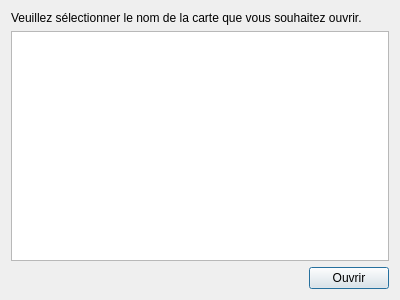
<?xml version="1.0" encoding="UTF-8"?>
<ui version="4.0">
 <class>OpenMapWidget</class>
 <widget class="QDialog" name="OpenMapWidget">
  <property name="geometry">
   <rect>
    <x>0</x>
    <y>0</y>
    <width>400</width>
    <height>300</height>
   </rect>
  </property>
  <property name="windowTitle">
   <string>Ouvrir une carte</string>
  </property>
  <layout class="QVBoxLayout" name="verticalLayout">
   <item>
    <widget class="QLabel" name="label">
     <property name="text">
      <string>Veuillez sélectionner le nom de la carte que vous souhaitez ouvrir.</string>
     </property>
    </widget>
   </item>
   <item>
    <widget class="QTableView" name="m_MapTableView">
     <property name="editTriggers">
      <set>QAbstractItemView::NoEditTriggers</set>
     </property>
     <property name="selectionMode">
      <enum>QAbstractItemView::SingleSelection</enum>
     </property>
     <property name="selectionBehavior">
      <enum>QAbstractItemView::SelectRows</enum>
     </property>
    </widget>
   </item>
   <item>
    <layout class="QHBoxLayout" name="horizontalLayout">
     <item>
      <spacer name="horizontalSpacer">
       <property name="orientation">
        <enum>Qt::Horizontal</enum>
       </property>
       <property name="sizeHint" stdset="0">
        <size>
         <width>40</width>
         <height>20</height>
        </size>
       </property>
      </spacer>
     </item>
     <item>
      <widget class="QPushButton" name="openButton">
       <property name="text">
        <string>Ouvrir</string>
       </property>
      </widget>
     </item>
    </layout>
   </item>
  </layout>
 </widget>
 <resources/>
 <connections/>
</ui>
